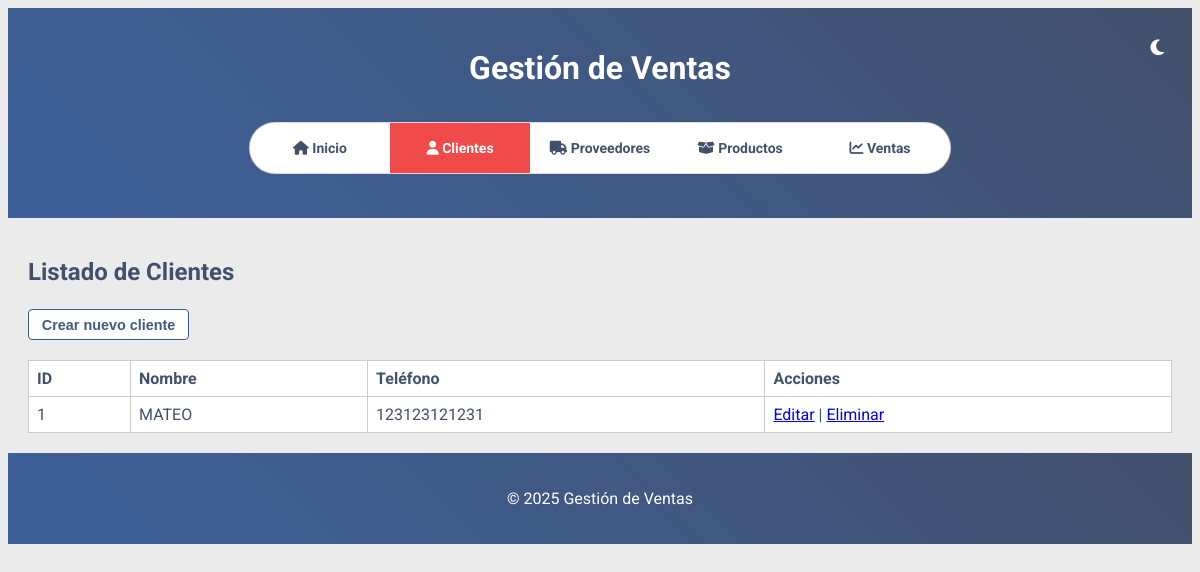
Screenshot of /clientes/lista with the database file from the repository.
### models/cliente.py (models this page shows, shortened)
class Cliente(db.Model):
    __tablename__ = 'clientes'
    id = db.Column(db.Integer, primary_key=True)
    name = db.Column(db.String(50), nullable=False)
    telefono = db.Column(db.String(20), nullable=True)

### routes/clientes.py (the view)
@bp.route('/lista', methods=['GET'])
def lista_clientes():
    clientes = get_all_clientes()
    return render_template('clientes/lista.html', clientes=clientes)

### services/clientes_service.py (called while the page is built)
def get_all_clientes():
    return Cliente.query.all()

### templates/clientes/lista.html (shortened to what this page needs)
{% extends "base.html" %}
{% block content %}
<h2>Listado de Clientes</h2>
<a href="{{ url_for('clientes.crear_cliente_view') }}"><button class="ordenar-btn" data-sort="stock">Crear nuevo cliente</button></a>
<table>
    <thead>
        <tr>
            <th>ID</th>
            <th>Nombre</th>
            <th>Teléfono</th>
            <th>Acciones</th>
        </tr>
    </thead>
    <tbody>
        {% for c in clientes %}
        <tr>
            <td>{{ c.id }}</td>
            <td>{{ c.name }}</td>
            <td>{{ c.telefono }}</td>
            <td>
                <a href="{{ url_for('clientes.editar_cliente_view', id=c.id) }}">Editar</a> |
                <a href="{{ url_for('clientes.eliminar_cliente_view', id=c.id) }}">Eliminar</a>
            </td>
        </tr>
        {% endfor %}
    </tbody>
</table>
{% endblock %}

### static/styles.css (style rules this page uses)
:root { --color-dark-blue: #42506b; --color-red: #f04b4a; --color-mid-blue: #3e619b; --color-light: #ebebec; --font-family: 'Roboto', sans-serif; }
body { font-family: var(--font-family); background-color: var(--color-light); color: var(--color-dark-blue); transition: background-color 0.3s ease, color 0.3s ease; }
table { width: 100%; border-collapse: collapse; margin-top: 20px; background-color: #fff; }
table, th, td { border: 1px solid #ccc; }
th, td { padding: 8px; text-align: left; }
button, input[type="submit"], input[type="button"] { background-color: var(--color-red); color: var(--color-light); border: none; padding: 10px 16px; cursor: pointer; font-weight: bold; margin-top: 8px; border-radius: 4px; }
h1, h2, h3 { margin-bottom: 15px; }
.ordenar-btn, #reset-order { padding: 0.4rem 0.8rem; font-size: 0.9rem; border: 1px solid #405a86; background-color: white; color: #405a86; border-radius: 4px; cursor: pointer; min-width: 120px; text-align: center; transition: background-color 0.2s ease; }

### rows the page displays
Cliente: id "1", name "MATEO", telefono "123123121231"
